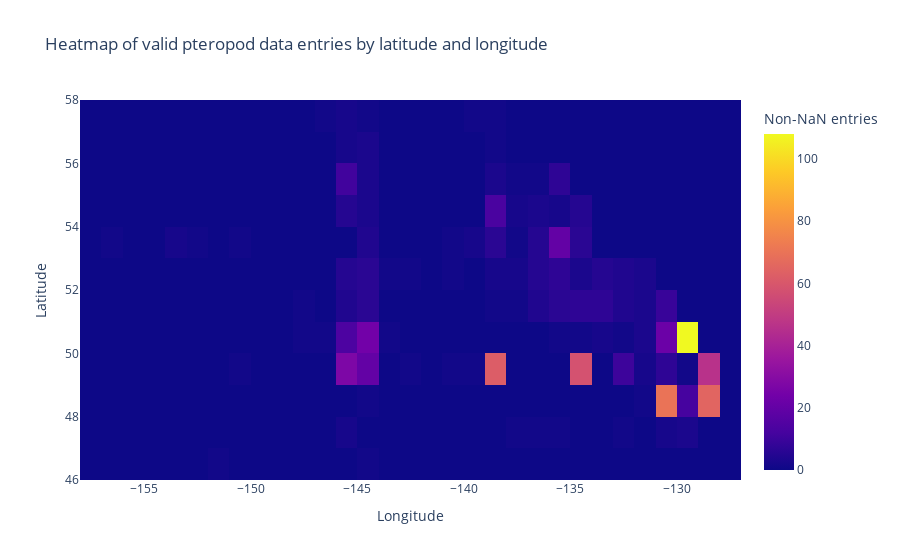

Source (notebook cell):
### Markdown cell above
## Select Area

### Code cell
#per location
per_lat_lon = ds_pter_gm2.count(dim=["time", "depth", "is_day"])
df_lat_lon = per_lat_lon.to_dataframe(name="non_nan_count").reset_index()

heatmap_data = df_lat_lon.pivot(index="latitude", columns="longitude", values="non_nan_count")

fig = go.Figure(data=go.Heatmap(
    z=heatmap_data.values,
    x=heatmap_data.columns,
    y=heatmap_data.index,
    colorscale='plasma',
    colorbar=dict(title="Non-NaN entries")
))
#Labels
fig.update_layout(
    yaxis=dict(
        title="Latitude"
    ),
    xaxis=dict(
        title="Longitude"
    ),
    title="Heatmap of valid pteropod data entries by latitude and longitude"
)

fig.show()

### Figure 1 — Plotly figure (JSON) as saved in the notebook; plotly's stock layout.template omitted (floating-point values rounded to 4 significant figures; data arrays with more than 128 entries replaced by an {"elided": "..."} marker saying what was removed)
{"data": [{"colorbar": {"title": {"text": "Non-NaN entries"}}, "colorscale": [[0, "#0d0887"], [0.1111, "#46039f"], [0.2222, "#7201a8"], [0.3333, "#9c179e"], [0.4444, "#bd3786"], [0.5556, "#d8576b"], [0.6667, "#ed7953"], [0.7778, "#fb9f3a"], [0.8889, "#fdca26"], [1, "#f0f921"]], "type": "heatmap", "x": [-157.5, -156.5, -155.5, -154.5, -153.5, -152.5, -151.5, -150.5, -149.5, -148.5, -147.5, -146.5, -145.5, -144.5, -143.5, -142.5, -141.5, -140.5, -139.5, -138.5, -137.5, -136.5, -135.5, -134.5, -133.5, -132.5, -131.5, -130.5, -129.5, -128.5, -127.5], "y": [46.5, 47.5, 48.5, 49.5, 50.5, 51.5, 52.5, 53.5, 54.5, 55.5, 56.5, 57.5], "z": {"elided": "12x31 int values"}}], "layout": {"title": {"text": "Heatmap of valid pteropod data entries by latitude and longitude"}, "xaxis": {"title": {"text": "Longitude"}}, "yaxis": {"title": {"text": "Latitude"}}}}
